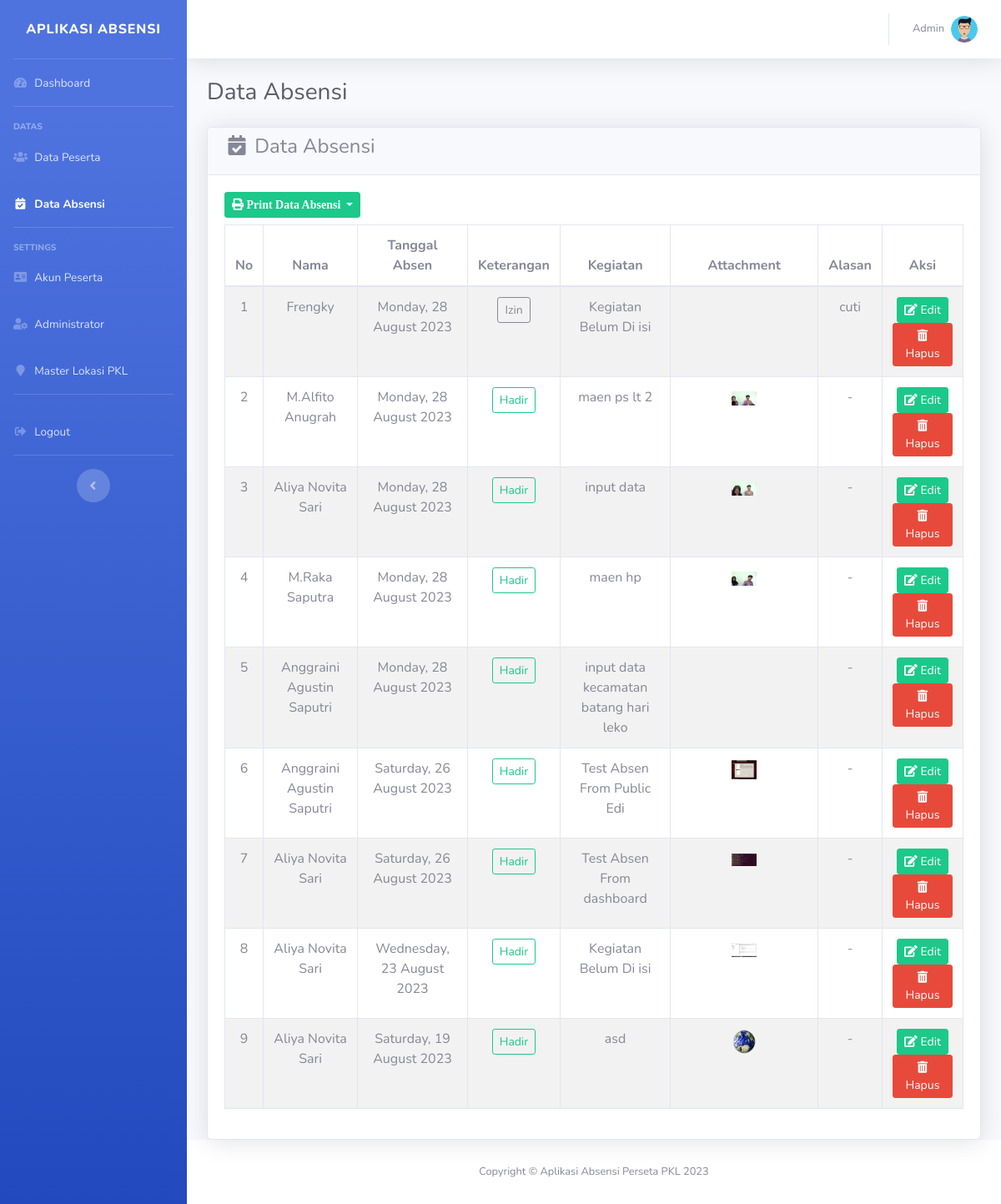
/admin/data-absensi.php (signed in), run on an earlier commit of the app's database.
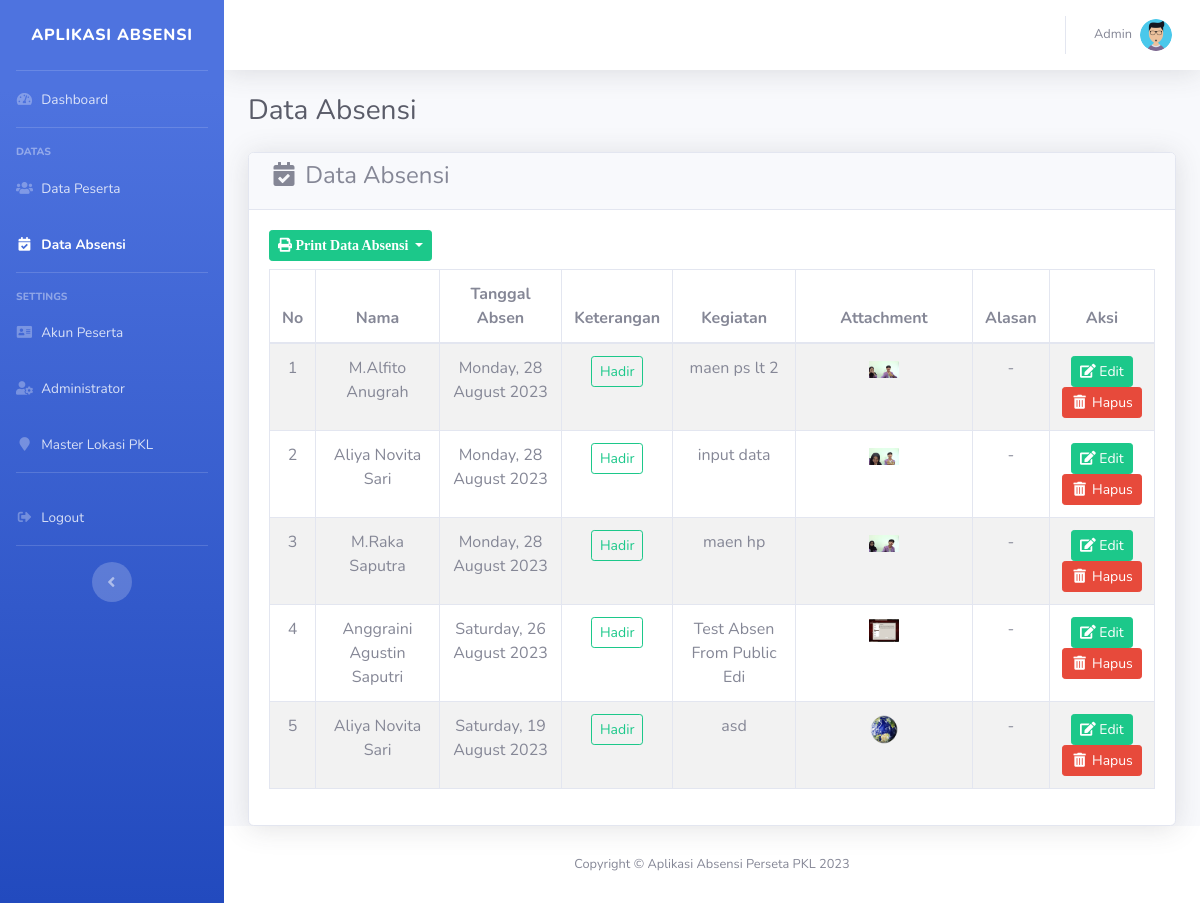
And on a later commit of the database.
### tables this page shows
CREATE TABLE `users` (
  `id` int(11) NOT NULL,
  `nama` varchar(120) NOT NULL,
  `username` varchar(120) NOT NULL,
  `password` varchar(120) NOT NULL,
  `level` int(2) NOT NULL COMMENT '0:User Biasa, 1:Super User',
  `foto` varchar(50) NOT NULL,
  `created_at` timestamp NOT NULL DEFAULT current_timestamp() ON UPDATE current_timestamp(),
  `deleted_at` timestamp NULL DEFAULT NULL
);

CREATE TABLE `data_absensi` (
  `id` int(11) NOT NULL,
  `id_users` int(11) NOT NULL,
  `tgl_absen` datetime NOT NULL,
  `keterangan` varchar(100) NOT NULL,
  `kegiatan` varchar(1200) NOT NULL,
  `attachment` varchar(250) NOT NULL,
  `alasan` varchar(1200) NOT NULL,
  `created_at` timestamp NOT NULL DEFAULT current_timestamp() ON UPDATE current_timestamp()
);

CREATE TABLE `master_status` (
  `id` int(11) NOT NULL,
  `nama` varchar(120) NOT NULL,
  `created_at` timestamp NOT NULL DEFAULT current_timestamp() ON UPDATE current_timestamp(),
  `deleted_at` datetime DEFAULT NULL
);

### config/control.php (called while the page is built, shortened)
<?php
include 'koneksi.php';
function query($query)
{
    global $db;
    $result = mysqli_query( $db, $query);
    $rows = [];
    while ($row = mysqli_fetch_assoc($result)){
        $rows[] = $row;
    }
    return $rows;
}

### admin/data-absensi.php (the view, shortened to what this page needs)
<?php
    $title = 'data-absensi';
    include '../template/header.php';
    $id_users = $akun['id'];
    if ($akun['level'] == 1) {
        $datas = query("SELECT da.*,u.nama, ms.nama AS status FROM data_absensi da LEFT JOIN users u ON u.id = da.id_users LEFT JOIN master_status ms ON ms.id = da.keterangan WHERE 1=1 ORDER BY tgl_absen DESC");
    }elseif ($akun['level'] == 0) {
        $datas = query("SELECT da.*,u.nama, ms.nama AS status FROM data_absensi da LEFT JOIN users u ON u.id = da.id_users LEFT JOIN master_status ms ON ms.id = da.keterangan WHERE da.id_users = $id_users ORDER BY tgl_absen DESC");
    }
?>
    <div class="d-sm-flex align-items-center justify-content-between mb-4">
        <h1 class="h3 mb-0 text-gray-800">Data Absensi</h1>
    </div>
    <div class="card shadow">
        <div class="card-header py-2">
                <div class="card-title">
                <h4>
                    <i class="fas fa-fw fa-calendar-check"></i>
                    Data Absensi
                </h4>
            </div>
        </div>
        <div class="card-body text-center">
                <?php  if ($akun['level'] == 1) { ?>
                    <div class="btn-group float-left mb-2">
                    <button type="button" class="btn btn-sm btn-success dropdown-toggle " data-toggle="dropdown" aria-haspopup="true" aria-expanded="false">
                        <i class="fas fa-print"> Print Data Absensi</i>
                    </button>
                    </div>
                <?php  }elseif ($akun['level'] == 0) {  ?>
                    <a href="../export/export-data-absensi-spesific.php?id_users=<?= $id_users; ?>" class="btn btn-sm btn-success float-left mb-2"><i class="fas fa-print"> Print Data Absensi</i></a>
                <?php  }  ?>
            <div class="table-responsive">
                <table class="table table-striped table-bordered">
                    <thead>
                        <tr class="text-center">
                            <th>No</th>
                            <th>Nama</th>
                            <th>Tanggal Absen</th>
                            <th>Keterangan</th>
                            <th>Kegiatan</th>
                            <th width="20%">Attachment</th>
                            <th>Alasan</th>
                            <th>Aksi</th>
                        </tr>
                    </thead>
                    <tbody>
                        <?php
                            $no = 1;
                            foreach($datas as $data){
                        ?>
                        <tr class="text-center">
                            <td><?= $no++ ; ?></td>
                            <td><?= $data['nama']; ?></td>
                            <td><?= date ('l, d F Y', strtotime($data['tgl_absen']));; ?></td>
                            <td>
                                <?php if ($data['keterangan'] == 1) { ?>
                                    <span class="btn btn-sm btn-outline-success"><?= $data['status']; ?></span>
                                <?php }elseif ($data['keterangan'] == 2) { ?>
                                    <span class="btn btn-sm btn-outline-secondary"><?= $data['status']; ?></span>
                                <?php }elseif ($data['keterangan'] == 3) { ?>
                                    <span class="btn btn-sm btn-outline-warning"><?= $data['status']; ?></span>
                                <?php } ?>
                            </td>
                            <td>
                                <?php if ($data['kegiatan'] == '') { ?>
                                Kegiatan Belum Di isi
                            <?php }else{ ?>
                                <?= $data['kegiatan'] ?>
                            <?php } ?>
                            </td>
                            <td>
                                <img src="../assets/img/attachment/file-absensi/<?= $data['attachment'] ?>" alt="" width="20%" height="auto">
                            </td>
                            <td><?php if ($data['alasan'] == '') { ?>
                                -
                            <?php }else{ ?>
                                <?= $data['alasan'] ?>
                            <?php } ?>
                            </td>
                            <td>
                                <a href="" data-toggle="modal" data-target="#modalAbsen<?= $data['id']; ?>" class="btn btn-success btn-sm text-white" title="edit"><i class="fas fa-edit"></i> Edit</a>
                            <?php if ($akun['level'] == 1) { ?>
                                <button class="btn btn-sm btn-danger" name="hapus" onclick="onHapus(<?= $data['id'] ?>)">
                                    <i class="fas fa-fw fa-trash-alt"></i>
                                    Hapus
                                </button>
                            <?php } ?>
                            </td>
                        </tr>
                        <?php } ?>
                    </tbody>
                </table>
            </div>
        </div>
    </div>
<?php
    include '../template/footer.php';
?>

### template/header.php (shortened to what this page needs)
<?php
$id = $_SESSION['id'];
$akun = query("SELECT * FROM users WHERE id = '$id'")[0];
?>
<!DOCTYPE html>
<html lang="en">
<head>
    <link href="../assets/vendor/fontawesome-free/css/all.min.css" rel="stylesheet" type="text/css">
    <link rel="stylesheet" href="https://maxcdn.bootstrapcdn.com/bootstrap/4.3.1/css/bootstrap.min.css">
    <link rel="stylesheet" href="../assets/swal/sweetalert2.min.css">
    <link href="../assets/css/sb-admin-2.min.css" rel="stylesheet">
</head>
<body id="page-top">
    <div id="wrapper">
        <ul class="navbar-nav bg-gradient-primary sidebar sidebar-dark accordion" id="accordionSidebar">
            <a class="sidebar-brand d-flex align-items-center justify-content-center" href="index.php">
                <div class="sidebar-brand-text">Aplikasi Absensi</div>
            </a>
            <hr class="sidebar-divider my-0">
            <li class="nav-item <?php if ($title == 'dashboard'){echo 'active';} ?>">
                <a class="nav-link" href="index.php">
                    <i class="fas fa-fw fa-tachometer-alt"></i>
                    <span>Dashboard</span></a>
            </li>
            <hr class="sidebar-divider">
            <div class="sidebar-heading">
                Datas
            </div>
            <li class="nav-item <?php if ($title == 'data-peserta'){echo 'active';} ?>">
                <a class="nav-link" href="data-peserta.php">
                    <i class="fas fa-fw fa-users"></i>
                    <span>
                        Data Peserta
                    </span>
                </a>
            </li>
            <li class="nav-item <?php if ($title == 'data-absensi'){echo 'active';} ?>">
                <a class="nav-link" href="data-absensi.php">
                    <i class="fas fa-fw fa-calendar-check"></i>
                    <span>
                        Data Absensi
                    </span>
                </a>
            </li>
            <hr class="sidebar-divider">
            <div class="sidebar-heading">
                Settings
            </div>
            <li class="nav-item <?php if ($title == 'akun-peserta'){echo 'active';} ?>">
                <a class="nav-link" href="akun-peserta.php">
                    <i class="fas fa-fw fa-address-card"></i>
                    <span>Akun Peserta</span></a>
            </li>
            <?php if ($akun['level'] == 1) {?>
                <li class="nav-item <?php if ($title == 'administrator'){echo 'active';} ?>">
                <a class="nav-link" href="administrator.php">
                    <i class="fas fa-fw fa-user-cog"></i>
                    <span>Administrator</span></a>
            </li>
            <?php } ?>
            <?php if ($akun['level'] == 1) {?>
            <li class="nav-item <?php if ($title == 'master-lokasi'){echo 'active';} ?>">
                <a class="nav-link" href="master-lokasi.php">
                    <i class="fas fa-fw fa-map-marker"></i>
                    <span>Master Lokasi PKL</span></a>
            </li>
            <?php } ?>
            <hr class="sidebar-divider d-none d-md-block">
            <li class="nav-item">
                <a class="nav-link" data-toggle="modal" data-target="#logoutModal">
                    <i class="fas fa-fw fa-sign-out-alt"></i>
                    <span>Logout</span></a>
            </li>
            <hr class="sidebar-divider d-none d-md-block">
            <div class="text-center d-none d-md-inline">
                <button class="rounded-circle border-0" id="sidebarToggle"></button>
            </div>
        </ul>
        <div id="content-wrapper" class="d-flex flex-column">
            <div id="content">
                <nav class="navbar navbar-expand navbar-light bg-white topbar mb-4 static-top shadow">
                    <ul class="navbar-nav ml-auto">
                        <li class="nav-item dropdown no-arrow">
                            <a class="nav-link dropdown-toggle" href="#" id="userDropdown" role="button"
                                data-toggle="dropdown" aria-haspopup="true" aria-expanded="false">
                                <span class="mr-2 d-none d-lg-inline text-gray-600 small"><?= $akun['nama'] ?></span>
                                <img class="img-profile rounded-circle"
                                    src="../assets/img/attachment/<?= $akun['foto'] ?>">
                            </a>
                        </li>
                    </ul>
                </nav>
                <div class="container-fluid">

### template/footer.php (shortened to what this page needs)
    </div>
</div>
            <footer class="sticky-footer bg-white">
                <div class="container my-auto">
                    <div class="copyright text-center my-auto">
                        <span>Copyright &copy; Aplikasi Absensi Perseta PKL <?= date('Y'); ?></span>
                    </div>
                </div>
            </footer>
        </div>
    </div>
</body>
</html>

What changed in the data, as far as the page shows it:
removed data_absensi: id_users.nama "Frengky", tgl_absen "Monday, 28 August 2023", master_status.nama "Izin", kegiatan "Kegiatan Belum Di isi", alasan "cuti"
removed data_absensi: id_users.nama "Anggraini Agustin Saputri", tgl_absen "Monday, 28 August 2023", master_status.nama "Hadir", kegiatan "input data kecamatan batang hari leko"
removed data_absensi: id_users.nama "Aliya Novita Sari", tgl_absen "Saturday, 26 August 2023", master_status.nama "Hadir", kegiatan "Test Absen From dashboard", attachment (picture)
removed data_absensi: id_users.nama "Aliya Novita Sari", tgl_absen "Wednesday, 23 August 2023", master_status.nama "Hadir", kegiatan "Kegiatan Belum Di isi", attachment (picture)
